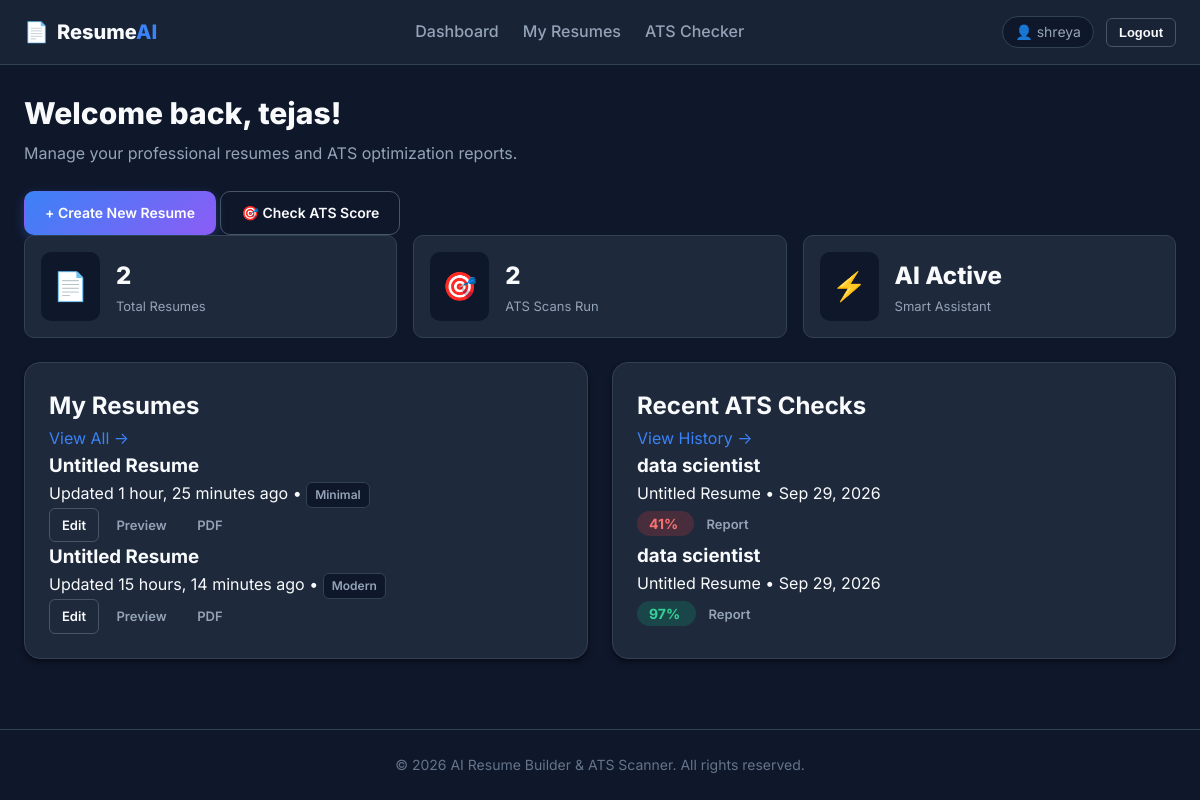
The page /dashboard/ (signed in) on the database its author committed.
### resume/models.py (models this page shows, shortened)
class Resume(models.Model):
    TEMPLATE_CHOICES = [
        ('classic', 'Classic'),
        ('modern', 'Modern'),
        ('minimal', 'Minimal'),
    ]
    user = models.ForeignKey(User, on_delete=models.CASCADE, related_name='resumes')
    title = models.CharField(max_length=200, default='Untitled Resume')
    template = models.CharField(max_length=30, choices=TEMPLATE_CHOICES, default='modern')
    full_name = models.CharField(max_length=200, blank=True)
    email = models.EmailField(blank=True)
    phone = models.CharField(max_length=30, blank=True)
    location = models.CharField(max_length=200, blank=True)
    linkedin = models.URLField(blank=True)
    website = models.URLField(blank=True)
    summary = models.TextField(blank=True)
    experience_json = models.TextField(default='[]', help_text='JSON array of work experiences')
    education_json = models.TextField(default='[]', help_text='JSON array of education entries')
    skills_json = models.TextField(default='[]', help_text='JSON array of skills')
    projects_json = models.TextField(default='[]', help_text='JSON array of projects')
    certifications_json = models.TextField(default='[]', help_text='JSON array of certifications')
    created_at = models.DateTimeField(auto_now_add=True)
    updated_at = models.DateTimeField(auto_now=True)
    class Meta:
        ordering = ['-updated_at']

### ats/models.py (models this page shows, shortened)
class ATSResult(models.Model):
    user = models.ForeignKey(User, on_delete=models.CASCADE, related_name='ats_results')
    resume_title = models.CharField(max_length=200, blank=True)
    job_title = models.CharField(max_length=200, blank=True)
    score = models.IntegerField(default=0)
    matched_keywords = models.TextField(default='[]')
    missing_keywords = models.TextField(default='[]')
    suggestions = models.TextField(default='[]')
    section_scores = models.TextField(default='{}')
    resume_text = models.TextField(blank=True)
    job_description = models.TextField(blank=True)
    created_at = models.DateTimeField(auto_now_add=True)
    class Meta:
        ordering = ['-created_at']

### accounts/views.py (the view)
# urls.py: path('dashboard/', accounts_views.dashboard_view, name='dashboard'),
@login_required
def dashboard_view(request):
    resumes = Resume.objects.filter(user=request.user).order_by('-updated_at')[:6]
    ats_results = ATSResult.objects.filter(user=request.user).order_by('-created_at')[:6]
    context = {
        'resumes': resumes,
        'ats_results': ats_results,
        'total_resumes': Resume.objects.filter(user=request.user).count(),
        'total_ats_checks': ATSResult.objects.filter(user=request.user).count(),
    }
    return render(request, 'dashboard/dashboard.html', context)

### templates/dashboard/dashboard.html (shortened to what this page needs)
{% extends 'base.html' %}
{% load static %}
{% block content %}
<div class="dashboard-page">
    <div class="dashboard-header">
        <div>
            <h1 class="page-title">Welcome back, {{ user.first_name|default:user.username }}!</h1>
            <p class="page-subtitle">Manage your professional resumes and ATS optimization reports.</p>
        </div>
        <div class="dashboard-actions">
            <a href="{% url 'resume_create' %}" class="btn btn-primary">+ Create New Resume</a>
            <a href="{% url 'ats_checker' %}" class="btn btn-outline">🎯 Check ATS Score</a>
        </div>
    </div>
    <div class="stats-grid">
        <div class="stat-card">
            <div class="stat-icon icon-blue">📄</div>
            <div class="stat-info">
                <div class="stat-value">{{ total_resumes }}</div>
                <div class="stat-label">Total Resumes</div>
            </div>
        </div>
        <div class="stat-card">
            <div class="stat-icon icon-purple">🎯</div>
            <div class="stat-info">
                <div class="stat-value">{{ total_ats_checks }}</div>
                <div class="stat-label">ATS Scans Run</div>
            </div>
        </div>
        <div class="stat-card">
            <div class="stat-icon icon-green">⚡</div>
            <div class="stat-info">
                <div class="stat-value">AI Active</div>
                <div class="stat-label">Smart Assistant</div>
            </div>
        </div>
    </div>
    <div class="dashboard-grid">
        <div class="dashboard-card">
            <div class="card-header-row">
                <h2>My Resumes</h2>
                <a href="{% url 'resume_list' %}" class="link-sm">View All →</a>
            </div>
            {% if resumes %}
                <div class="resume-list">
                    {% for r in resumes %}
                        <div class="resume-item">
                            <div class="resume-item-info">
                                <h3>{{ r.title }}</h3>
                                <p class="meta">Updated {{ r.updated_at|timesince }} ago • <span class="badge badge-subtle">{{ r.template|title }}</span></p>
                            </div>
                            <div class="resume-item-actions">
                                <a href="{% url 'resume_builder' pk=r.pk %}" class="btn btn-sm btn-outline">Edit</a>
                                <a href="{% url 'resume_preview' pk=r.pk %}" class="btn btn-sm btn-ghost">Preview</a>
                                <a href="{% url 'resume_download_pdf' pk=r.pk %}" class="btn btn-sm btn-ghost">PDF</a>
                            </div>
                        </div>
                    {% endfor %}
                </div>
            {% else %}
                <div class="empty-state">
                    <div class="empty-icon">📝</div>
                    <p>No resumes created yet.</p>
                    <a href="{% url 'resume_create' %}" class="btn btn-primary btn-sm">Create Your First Resume</a>
                </div>
            {% endif %}
        </div>
        <div class="dashboard-card">
            <div class="card-header-row">
                <h2>Recent ATS Checks</h2>
                <a href="{% url 'ats_history' %}" class="link-sm">View History →</a>
            </div>
            {% if ats_results %}
                <div class="ats-list">
                    {% for res in ats_results %}
                        <div class="ats-item">
                            <div class="ats-item-info">
                                <h3>{{ res.job_title|default:'Target Role' }}</h3>
                                <p class="meta">{{ res.resume_title }} • {{ res.created_at|date:"M d, Y" }}</p>
                            </div>
                            <div class="ats-item-score">
                                <span class="score-badge {% if res.score >= 75 %}score-high{% elif res.score >= 50 %}score-mid{% else %}score-low{% endif %}">
                                    {{ res.score }}%
                                </span>
                                <a href="{% url 'ats_result_detail' pk=res.pk %}" class="btn btn-sm btn-ghost">Report</a>
                            </div>
                        </div>
                    {% endfor %}
                </div>
            {% else %}
                <div class="empty-state">
                    <div class="empty-icon">📊</div>
                    <p>No ATS scans performed yet.</p>
                    <a href="{% url 'ats_checker' %}" class="btn btn-outline btn-sm">Run ATS Scan</a>
                </div>
            {% endif %}
        </div>
    </div>
</div>
{% endblock %}

### templates/base.html (shortened to what this page needs)
{% load static %}
<!DOCTYPE html>
<html lang="en">
<head>
    <link rel="stylesheet" href="{% static 'css/style.css' %}">
</head>
<body>
    <header class="app-header">
        <div class="nav-container">
            <a href="{% url 'home' %}" class="brand-logo">
                <span class="logo-icon">📄</span>
                <span class="logo-text">Resume<span class="highlight">AI</span></span>
            </a>
            <nav class="nav-menu" id="nav-menu">
                {% if user.is_authenticated %}
                    <a href="{% url 'dashboard' %}" class="nav-link">Dashboard</a>
                    <a href="{% url 'resume_list' %}" class="nav-link">My Resumes</a>
                    <a href="{% url 'ats_checker' %}" class="nav-link">ATS Checker</a>
                {% endif %}
            </nav>
            <div class="nav-actions">
                {% if user.is_authenticated %}
                    <span class="user-badge">👤 {{ user.username }}</span>
                    <form action="{% url 'logout' %}" method="post" style="display: inline;">
                        <button type="submit" class="btn btn-outline btn-sm">Logout</button>
                    </form>
                {% else %}
                    <a href="{% url 'login' %}" class="btn btn-ghost btn-sm">Login</a>
                    <a href="{% url 'register' %}" class="btn btn-primary btn-sm">Register</a>
                {% endif %}
            </div>
        </div>
    </header>
    <main class="main-content">
        {% block content %}{% endblock %}
    </main>
    <footer class="app-footer">
        <div class="footer-container">
            <p>&copy; 2026 AI Resume Builder & ATS Scanner. All rights reserved.</p>
        </div>
    </footer>
</body>
</html>

### rows shown on the page
Resume: title "Untitled Resume", updated_at "1 hour, 25 minutes", template "Minimal"
Resume: title "Untitled Resume", updated_at "15 hours, 14 minutes", template "Modern"
ATSResult: job_title "data scientist", resume_title "Untitled Resume", created_at "Sep 29, 2026", score "41"
ATSResult: job_title "data scientist", resume_title "Untitled Resume", created_at "Sep 29, 2026", score "97"

### other values the page prints
{{ user.username }} "shreya"
{{ user.first_name|default:user.username }} "tejas"
{{ total_resumes }} "2"
{{ total_ats_checks }} "2"
